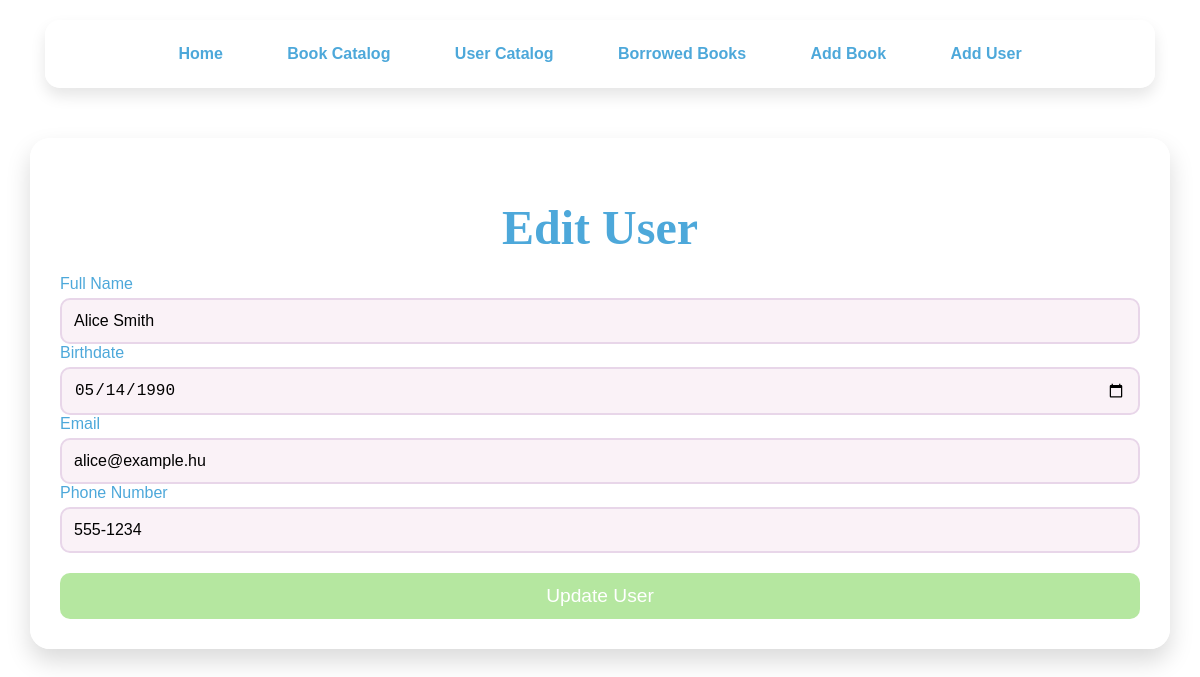
Page /edit_user/1 on the earlier database version.
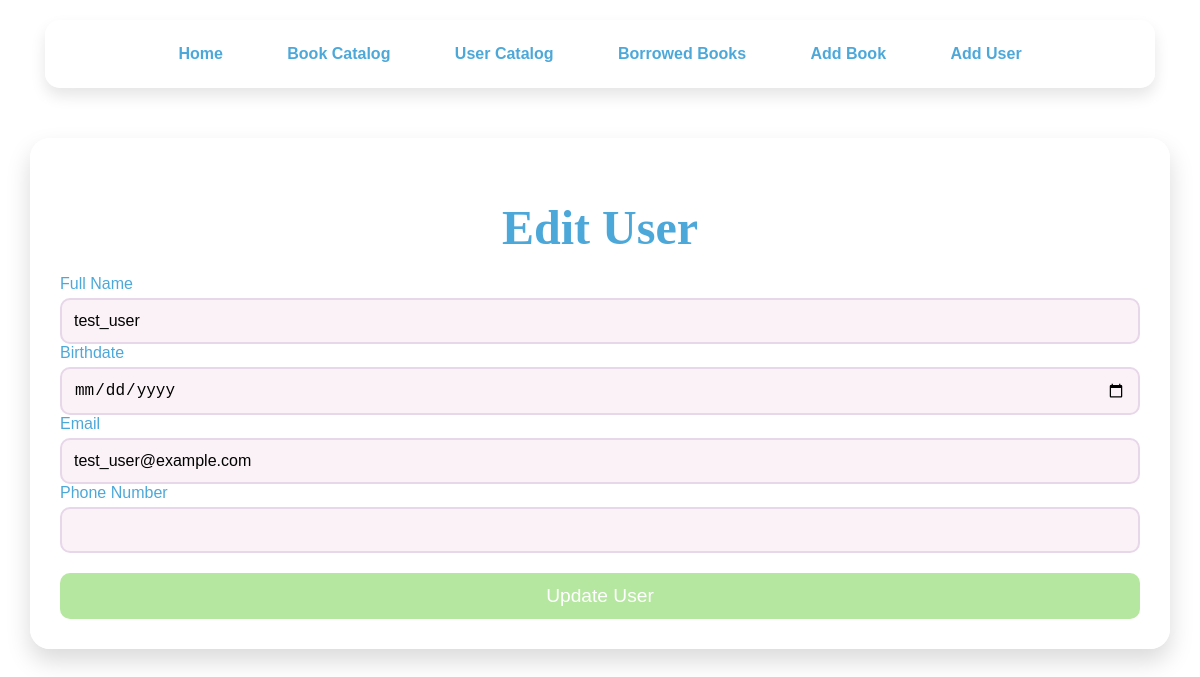
Same page on the later database version.
### app/models.py (models this page shows, shortened)
class User(db.Model):
    id = db.Column(db.Integer, primary_key=True)
    name = db.Column(db.String(100), nullable=False)
    email = db.Column(db.String(100), nullable=False)
    phone_number = db.Column(db.String(20), nullable=True)
    birthdate = db.Column(db.Date, nullable=True)
    borrowed_books = relationship('Borrow', backref='user', cascade='all, delete-orphan')

### app/routes.py (the view, shortened to what this page needs)
@main.route('/edit_user/<int:user_id>', methods=['GET', 'POST'])
def edit_user(user_id):
    user = User.query.get_or_404(user_id)
    form = UserForm(obj=user)
    return render_template('edit_user.html', form=form, user=user)

### app/forms.py
class UserForm(FlaskForm):
    name = StringField('Full Name', validators=[DataRequired()])
    email = StringField('Email', validators=[DataRequired(), Email()])
    phone_number = StringField('Phone Number', validators=[DataRequired()])
    birthdate = DateField('Birthdate', validators=[DataRequired()], format='%Y-%m-%d')
    submit = SubmitField('Save User')

### app/templates/edit_user.html (shortened to what this page needs)
<!DOCTYPE html>
<html lang="en">
<head>
</head>
<body>
<nav>
    <a href="{{ url_for('main.home') }}"> Home</a>
    <a href="{{ url_for('main.catalog') }}"> Book Catalog</a>
    <a href="{{ url_for('main.users') }}"> User Catalog</a>
    <a href="{{ url_for('main.borrowed_books') }}"> Borrowed Books</a>
    <a href="{{ url_for('main.add_book') }}"> Add Book</a>
    <a href="{{ url_for('main.add_user') }}"> Add User</a>
</nav>
<div class="container">
    <h1>Edit User</h1>
    <div class="form-container">
        <form method="POST">
            {{ form.name.label }} {{ form.name() }}<br>
            {{ form.birthdate.label }} {{ form.birthdate() }}<br>
            {{ form.email.label }} {{ form.email() }}<br>
            {{ form.phone_number.label }} {{ form.phone_number() }}<br>
            <button type="submit">Update User</button>
        </form>
    </div>
</div>
</body>
</html>

Differences in the rows shown:
changed User: name "Alice Smith" → "test_user"; birthdate "05/14/1990" → (not shown); email "alice@example.hu" → "test_user@example.com"; phone_number "555-1234" → (not shown)
